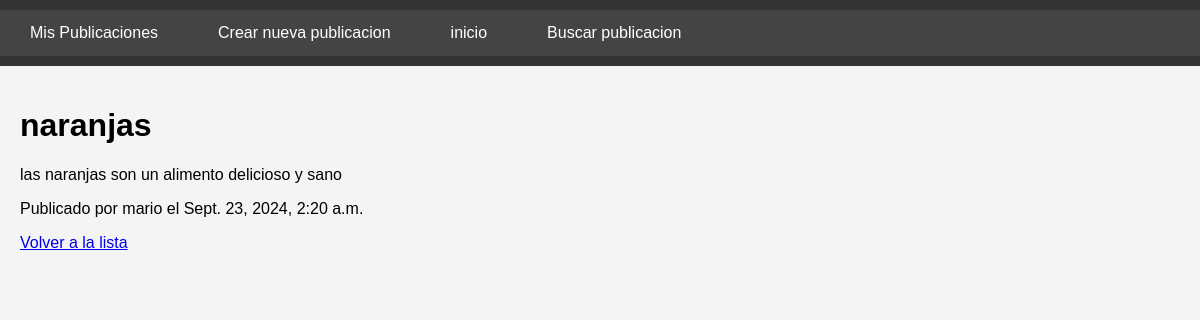
The page /detalle_publicacion/3/ on the database its author committed.
### post/models.py (models this page shows)
class Publicaciones(models.Model):
    autor=models.ForeignKey(User,on_delete=models.CASCADE,related_name='publicaciones_hechas')
    titulo=models.TextField()
    contenido=models.TextField()
    fecha=models.DateTimeField(auto_now_add=True)

### post/views.py (the view)
# urls.py: path('detalle_publicacion/<int:pk>/',DetallePublicacion.as_view(),name='detalle_publicacion'),
class DetallePublicacion(DetailView):
    model = Publicaciones
    template_name = 'detalle_publicacion.html'
    context_object_name = 'publicacion'

### post/templates/detalle_publicacion.html (shortened to what this page needs)
{% extends "base.html" %}
{% block header %}
    {% include "navbar.html" %}
{% endblock %}
{% block main %}
    <h1>{{ publicacion.titulo }}</h1>
    <p>{{ publicacion.contenido }}</p>
    <p>Publicado por {{ publicacion.autor }} el {{ publicacion.fecha }}</p>
    <a href="{% url 'lista_publicaciones' %}">Volver a la lista</a>
{% endblock%}

### post/static/estilo.css (style rules this page uses)
body { font-family: Arial, sans-serif; margin: 0; padding: 0; background-color: #f4f4f4; }

### rows shown on the page
Publicaciones: titulo "naranjas", contenido "las naranjas son un alimento delicioso y sano", autor "mario", fecha "Sept. 23, 2024, 2:20 a.m."
